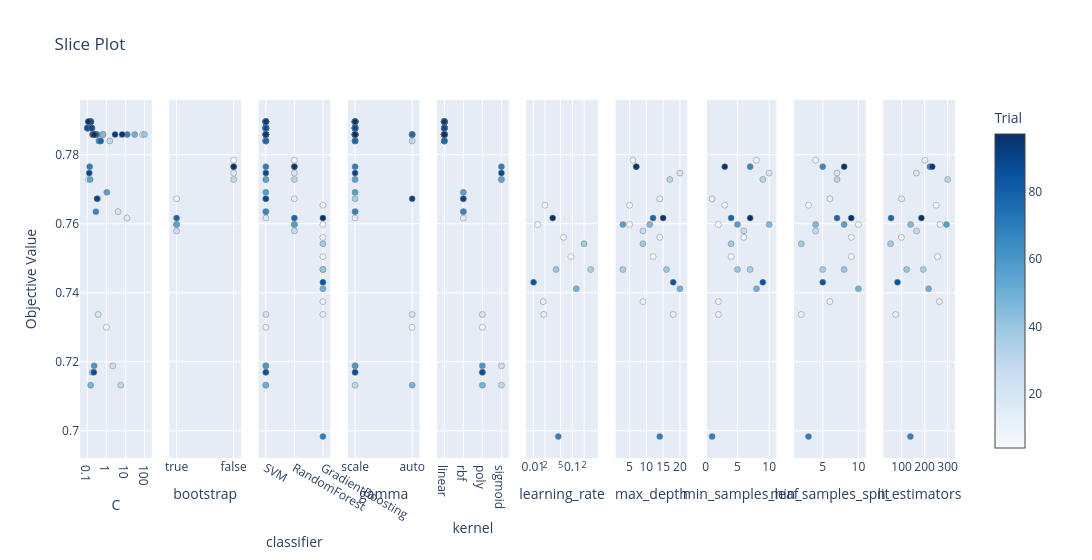

Notebook code cell kept with this figure:
### Code cell
# 3. Slice Plot
plot_slice(study).show()

### Figure 1 — Plotly figure (JSON) as saved in the notebook; plotly's stock layout.template omitted (floating-point values rounded to 4 significant figures)
{"data": [{"marker": {"color": [4, 7, 10, 11, 12, 13, 14, 15, 16, 18, 19, 20, 21, 22, 23, 24, 26, 27, 28, 30, 31, 32, 33, 35, 36, 38, 40, 41, 42, 43, 44, 46, 47, 49, 50, 51, 52, 53, 54, 55, 57, 58, 59, 60, 61, 62, 63, 64, 65, 67, 68, 70, 71, 72, 73, 74, 75, 76, 77, 78, 80, 81, 82, 83, 84, 86, 87, 88, 89, 90, 91, 92, 93, 94, 95, 96, 97], "colorbar": {"title": {"text": "Trial"}, "x": 1, "xpad": 40}, "colorscale": [[0, "rgb(247,251,255)"], [0.125, "rgb(222,235,247)"], [0.25, "rgb(198,219,239)"], [0.375, "rgb(158,202,225)"], [0.5, "rgb(107,174,214)"], [0.625, "rgb(66,146,198)"], [0.75, "rgb(33,113,181)"], [0.875, "rgb(8,81,156)"], [1, "rgb(8,48,107)"]], "line": {"color": "Grey", "width": 0.5}, "showscale": true}, "mode": "markers", "name": "Feasible Trial", "showlegend": false, "type": "scatter", "x": [0.6427, 1.002, 0.173, 0.1175, 0.1266, 80.04, 0.1136, 11.87, 0.1175, 0.6616, 4.11, 0.3712, 0.1071, 0.2623, 0.1034, 2.162, 0.2555, 0.457, 1.502, 5.64, 0.1881, 0.2143, 0.1728, 0.1075, 0.36, 0.1792, 98.49, 0.118, 0.1581, 0.2897, 0.1477, 0.6541, 0.4829, 0.1499, 30.5, 0.1496, 0.1017, 0.1521, 0.2408, 0.1418, 1.056, 0.3328, 0.1311, 0.2291, 0.1457, 0.1917, 0.1022, 0.1458, 0.4056, 0.2818, 12.4, 0.1335, 0.1278, 0.199, 0.1252, 0.2004, 0.1044, 0.2517, 0.1667, 0.5046, 0.1266, 0.1525, 0.1314, 0.1754, 0.2833, 0.1005, 0.2213, 0.1665, 0.1269, 0.3234, 0.1471, 0.1493, 2.853, 0.2004, 0.1127, 6.705, 0.2287], "xaxis": "x", "y": [0.7858, 0.73, 0.7877, 0.7896, 0.7896, 0.7858, 0.7728, 0.7616, 0.7896, 0.7858, 0.7635, 0.7337, 0.7877, 0.7858, 0.7877, 0.7188, 0.7858, 0.784, 0.784, 0.7132, 0.7858, 0.7858, 0.7877, 0.7877, 0.7672, 0.7169, 0.7858, 0.7896, 0.7877, 0.7858, 0.7896, 0.7858, 0.784, 0.7132, 0.7858, 0.7896, 0.7877, 0.7896, 0.7858, 0.7728, 0.7691, 0.7858, 0.7896, 0.7188, 0.7896, 0.7858, 0.7877, 0.7896, 0.784, 0.7635, 0.7858, 0.7765, 0.7896, 0.7858, 0.7896, 0.7858, 0.7877, 0.7858, 0.7877, 0.784, 0.7896, 0.7896, 0.7896, 0.7877, 0.7858, 0.7877, 0.7169, 0.7877, 0.7747, 0.7672, 0.7896, 0.7896, 0.7858, 0.7858, 0.7896, 0.7858, 0.7858], "yaxis": "y"}, {"marker": {"color": [5, 9, 17, 25, 29, 45, 56, 66, 79, 98], "colorbar": {"title": {"text": "Trial"}, "x": 1, "xpad": 40}, "colorscale": [[0, "rgb(247,251,255)"], [0.125, "rgb(222,235,247)"], [0.25, "rgb(198,219,239)"], [0.375, "rgb(158,202,225)"], [0.5, "rgb(107,174,214)"], [0.625, "rgb(66,146,198)"], [0.75, "rgb(33,113,181)"], [0.875, "rgb(8,81,156)"], [1, "rgb(8,48,107)"]], "line": {"color": "Grey", "width": 0.5}, "showscale": false}, "mode": "markers", "name": "Feasible Trial", "showlegend": false, "type": "scatter", "x": [false, true, false, true, false, true, true, false, true, false], "xaxis": "x2", "y": [0.7784, 0.7672, 0.7747, 0.7579, 0.7728, 0.7598, 0.7598, 0.7765, 0.7616, 0.7765], "yaxis": "y2"}, {"marker": {"color": [0, 1, 2, 3, 4, 5, 6, 7, 8, 9, 10, 11, 12, 13, 14, 15, 16, 17, 18, 19, 20, 21, 22, 23, 24, 25, 26, 27, 28, 29, 30, 31, 32, 33, 34, 35, 36, 37, 38, 39, 40, 41, 42, 43, 44, 45, 46, 47, 48, 49, 50, 51, 52, 53, 54, 55, 56, 57, 58, 59, 60, 61, 62, 63, 64, 65, 66, 67, 68, 69, 70, 71, 72, 73, 74, 75, 76, 77, 78, 79, 80, 81, 82, 83, 84, 85, 86, 87, 88, 89, 90, 91, 92, 93, 94, 95, 96, 97, 98, 99], "colorbar": {"title": {"text": "Trial"}, "x": 1, "xpad": 40}, "colorscale": [[0, "rgb(247,251,255)"], [0.125, "rgb(222,235,247)"], [0.25, "rgb(198,219,239)"], [0.375, "rgb(158,202,225)"], [0.5, "rgb(107,174,214)"], [0.625, "rgb(66,146,198)"], [0.75, "rgb(33,113,181)"], [0.875, "rgb(8,81,156)"], [1, "rgb(8,48,107)"]], "line": {"color": "Grey", "width": 0.5}, "showscale": false}, "mode": "markers", "name": "Feasible Trial", "showlegend": false, "type": "scatter", "x": ["GradientBoosting", "GradientBoosting", "GradientBoosting", "GradientBoosting", "SVM", "RandomForest", "GradientBoosting", "SVM", "GradientBoosting", "RandomForest", "SVM", "SVM", "SVM", "SVM", "SVM", "SVM", "SVM", "RandomForest", "SVM", "SVM", "SVM", "SVM", "SVM", "SVM", "SVM", "RandomForest", "SVM", "SVM", "SVM", "RandomForest", "SVM", "SVM", "SVM", "SVM", "GradientBoosting", "SVM", "SVM", "GradientBoosting", "SVM", "GradientBoosting", "SVM", "SVM", "SVM", "SVM", "SVM", "RandomForest", "SVM", "SVM", "GradientBoosting", "SVM", "SVM", "SVM", "SVM", "SVM", "SVM", "SVM", "RandomForest", "SVM", "SVM", "SVM", "SVM", "SVM", "SVM", "SVM", "SVM", "SVM", "RandomForest", "SVM", "SVM", "GradientBoosting", "SVM", "SVM", "SVM", "SVM", "SVM", "SVM", "SVM", "SVM", "SVM", "RandomForest", "SVM", "SVM", "SVM", "SVM", "SVM", "GradientBoosting", "SVM", "SVM", "SVM", "SVM", "SVM", "SVM", "SVM", "SVM", "SVM", "SVM", "SVM", "SVM", "RandomForest", "GradientBoosting"], "xaxis": "x3", "y": [0.7598, 0.7505, 0.7654, 0.7561, 0.7858, 0.7784, 0.7374, 0.73, 0.7337, 0.7672, 0.7877, 0.7896, 0.7896, 0.7858, 0.7728, 0.7616, 0.7896, 0.7747, 0.7858, 0.7635, 0.7337, 0.7877, 0.7858, 0.7877, 0.7188, 0.7579, 0.7858, 0.784, 0.784, 0.7728, 0.7132, 0.7858, 0.7858, 0.7877, 0.7467, 0.7877, 0.7672, 0.7542, 0.7169, 0.7467, 0.7858, 0.7896, 0.7877, 0.7858, 0.7896, 0.7598, 0.7858, 0.784, 0.7412, 0.7132, 0.7858, 0.7896, 0.7877, 0.7896, 0.7858, 0.7728, 0.7598, 0.7691, 0.7858, 0.7896, 0.7188, 0.7896, 0.7858, 0.7877, 0.7896, 0.784, 0.7765, 0.7635, 0.7858, 0.6983, 0.7765, 0.7896, 0.7858, 0.7896, 0.7858, 0.7877, 0.7858, 0.7877, 0.784, 0.7616, 0.7896, 0.7896, 0.7896, 0.7877, 0.7858, 0.743, 0.7877, 0.7169, 0.7877, 0.7747, 0.7672, 0.7896, 0.7896, 0.7858, 0.7858, 0.7896, 0.7858, 0.7858, 0.7765, 0.7616], "yaxis": "y3"}, {"marker": {"color": [4, 7, 10, 11, 12, 13, 14, 15, 16, 18, 19, 20, 21, 22, 23, 24, 26, 27, 28, 30, 31, 32, 33, 35, 36, 38, 40, 41, 42, 43, 44, 46, 47, 49, 50, 51, 52, 53, 54, 55, 57, 58, 59, 60, 61, 62, 63, 64, 65, 67, 68, 70, 71, 72, 73, 74, 75, 76, 77, 78, 80, 81, 82, 83, 84, 86, 87, 88, 89, 90, 91, 92, 93, 94, 95, 96, 97], "colorbar": {"title": {"text": "Trial"}, "x": 1, "xpad": 40}, "colorscale": [[0, "rgb(247,251,255)"], [0.125, "rgb(222,235,247)"], [0.25, "rgb(198,219,239)"], [0.375, "rgb(158,202,225)"], [0.5, "rgb(107,174,214)"], [0.625, "rgb(66,146,198)"], [0.75, "rgb(33,113,181)"], [0.875, "rgb(8,81,156)"], [1, "rgb(8,48,107)"]], "line": {"color": "Grey", "width": 0.5}, "showscale": false}, "mode": "markers", "name": "Feasible Trial", "showlegend": false, "type": "scatter", "x": ["auto", "auto", "scale", "scale", "scale", "scale", "scale", "scale", "scale", "scale", "scale", "auto", "scale", "scale", "scale", "scale", "scale", "scale", "auto", "scale", "scale", "scale", "scale", "scale", "scale", "scale", "scale", "scale", "scale", "scale", "scale", "auto", "scale", "auto", "scale", "scale", "scale", "scale", "scale", "scale", "scale", "auto", "scale", "scale", "scale", "scale", "scale", "scale", "scale", "scale", "scale", "scale", "scale", "scale", "scale", "scale", "scale", "auto", "scale", "scale", "scale", "scale", "scale", "scale", "scale", "scale", "scale", "scale", "scale", "auto", "scale", "scale", "scale", "scale", "scale", "scale", "scale"], "xaxis": "x4", "y": [0.7858, 0.73, 0.7877, 0.7896, 0.7896, 0.7858, 0.7728, 0.7616, 0.7896, 0.7858, 0.7635, 0.7337, 0.7877, 0.7858, 0.7877, 0.7188, 0.7858, 0.784, 0.784, 0.7132, 0.7858, 0.7858, 0.7877, 0.7877, 0.7672, 0.7169, 0.7858, 0.7896, 0.7877, 0.7858, 0.7896, 0.7858, 0.784, 0.7132, 0.7858, 0.7896, 0.7877, 0.7896, 0.7858, 0.7728, 0.7691, 0.7858, 0.7896, 0.7188, 0.7896, 0.7858, 0.7877, 0.7896, 0.784, 0.7635, 0.7858, 0.7765, 0.7896, 0.7858, 0.7896, 0.7858, 0.7877, 0.7858, 0.7877, 0.784, 0.7896, 0.7896, 0.7896, 0.7877, 0.7858, 0.7877, 0.7169, 0.7877, 0.7747, 0.7672, 0.7896, 0.7896, 0.7858, 0.7858, 0.7896, 0.7858, 0.7858], "yaxis": "y4"}, {"marker": {"color": [4, 7, 10, 11, 12, 13, 14, 15, 16, 18, 19, 20, 21, 22, 23, 24, 26, 27, 28, 30, 31, 32, 33, 35, 36, 38, 40, 41, 42, 43, 44, 46, 47, 49, 50, 51, 52, 53, 54, 55, 57, 58, 59, 60, 61, 62, 63, 64, 65, 67, 68, 70, 71, 72, 73, 74, 75, 76, 77, 78, 80, 81, 82, 83, 84, 86, 87, 88, 89, 90, 91, 92, 93, 94, 95, 96, 97], "colorbar": {"title": {"text": "Trial"}, "x": 1, "xpad": 40}, "colorscale": [[0, "rgb(247,251,255)"], [0.125, "rgb(222,235,247)"], [0.25, "rgb(198,219,239)"], [0.375, "rgb(158,202,225)"], [0.5, "rgb(107,174,214)"], [0.625, "rgb(66,146,198)"], [0.75, "rgb(33,113,181)"], [0.875, "rgb(8,81,156)"], [1, "rgb(8,48,107)"]], "line": {"color": "Grey", "width": 0.5}, "showscale": false}, "mode": "markers", "name": "Feasible Trial", "showlegend": false, "type": "scatter", "x": ["linear", "poly", "linear", "linear", "linear", "linear", "sigmoid", "rbf", "linear", "linear", "rbf", "poly", "linear", "linear", "linear", "sigmoid", "linear", "linear", "linear", "sigmoid", "linear", "linear", "linear", "linear", "rbf", "poly", "linear", "linear", "linear", "linear", "linear", "linear", "linear", "poly", "linear", "linear", "linear", "linear", "linear", "sigmoid", "rbf", "linear", "linear", "poly", "linear", "linear", "linear", "linear", "linear", "rbf", "linear", "sigmoid", "linear", "linear", "linear", "linear", "linear", "linear", "linear", "linear", "linear", "linear", "linear", "linear", "linear", "linear", "poly", "linear", "sigmoid", "rbf", "linear", "linear", "linear", "linear", "linear", "linear", "linear"], "xaxis": "x5", "y": [0.7858, 0.73, 0.7877, 0.7896, 0.7896, 0.7858, 0.7728, 0.7616, 0.7896, 0.7858, 0.7635, 0.7337, 0.7877, 0.7858, 0.7877, 0.7188, 0.7858, 0.784, 0.784, 0.7132, 0.7858, 0.7858, 0.7877, 0.7877, 0.7672, 0.7169, 0.7858, 0.7896, 0.7877, 0.7858, 0.7896, 0.7858, 0.784, 0.7132, 0.7858, 0.7896, 0.7877, 0.7896, 0.7858, 0.7728, 0.7691, 0.7858, 0.7896, 0.7188, 0.7896, 0.7858, 0.7877, 0.7896, 0.784, 0.7635, 0.7858, 0.7765, 0.7896, 0.7858, 0.7896, 0.7858, 0.7877, 0.7858, 0.7877, 0.784, 0.7896, 0.7896, 0.7896, 0.7877, 0.7858, 0.7877, 0.7169, 0.7877, 0.7747, 0.7672, 0.7896, 0.7896, 0.7858, 0.7858, 0.7896, 0.7858, 0.7858], "yaxis": "y5"}, {"marker": {"color": [0, 1, 2, 3, 6, 8, 34, 37, 39, 48, 69, 85, 99], "colorbar": {"title": {"text": "Trial"}, "x": 1, "xpad": 40}, "colorscale": [[0, "rgb(247,251,255)"], [0.125, "rgb(222,235,247)"], [0.25, "rgb(198,219,239)"], [0.375, "rgb(158,202,225)"], [0.5, "rgb(107,174,214)"], [0.625, "rgb(66,146,198)"], [0.75, "rgb(33,113,181)"], [0.875, "rgb(8,81,156)"], [1, "rgb(8,48,107)"]], "line": {"color": "Grey", "width": 0.5}, "showscale": false}, "mode": "markers", "name": "Feasible Trial", "showlegend": false, "type": "scatter", "x": [0.01297, 0.09158, 0.01974, 0.05971, 0.018, 0.01854, 0.2947, 0.1993, 0.03819, 0.126, 0.04361, 0.01015, 0.03136], "xaxis": "x6", "y": [0.7598, 0.7505, 0.7654, 0.7561, 0.7374, 0.7337, 0.7467, 0.7542, 0.7467, 0.7412, 0.6983, 0.743, 0.7616], "yaxis": "y6"}, {"marker": {"color": [0, 1, 2, 3, 5, 6, 8, 9, 17, 25, 29, 34, 37, 39, 45, 48, 56, 66, 69, 79, 85, 98, 99], "colorbar": {"title": {"text": "Trial"}, "x": 1, "xpad": 40}, "colorscale": [[0, "rgb(247,251,255)"], [0.125, "rgb(222,235,247)"], [0.25, "rgb(198,219,239)"], [0.375, "rgb(158,202,225)"], [0.5, "rgb(107,174,214)"], [0.625, "rgb(66,146,198)"], [0.75, "rgb(33,113,181)"], [0.875, "rgb(8,81,156)"], [1, "rgb(8,48,107)"]], "line": {"color": "Grey", "width": 0.5}, "showscale": false}, "mode": "markers", "name": "Feasible Trial", "showlegend": false, "type": "scatter", "x": [5, 12, 5, 14, 6, 9, 18, 14, 20, 9, 17, 3, 9, 16, 11, 20, 3, 7, 14, 12, 18, 7, 15], "xaxis": "x7", "y": [0.7598, 0.7505, 0.7654, 0.7561, 0.7784, 0.7374, 0.7337, 0.7672, 0.7747, 0.7579, 0.7728, 0.7467, 0.7542, 0.7467, 0.7598, 0.7412, 0.7598, 0.7765, 0.6983, 0.7616, 0.743, 0.7765, 0.7616], "yaxis": "y7"}, {"marker": {"color": [0, 1, 2, 3, 5, 6, 8, 9, 17, 25, 29, 34, 37, 39, 45, 48, 56, 66, 69, 79, 85, 98, 99], "colorbar": {"title": {"text": "Trial"}, "x": 1, "xpad": 40}, "colorscale": [[0, "rgb(247,251,255)"], [0.125, "rgb(222,235,247)"], [0.25, "rgb(198,219,239)"], [0.375, "rgb(158,202,225)"], [0.5, "rgb(107,174,214)"], [0.625, "rgb(66,146,198)"], [0.75, "rgb(33,113,181)"], [0.875, "rgb(8,81,156)"], [1, "rgb(8,48,107)"]], "line": {"color": "Grey", "width": 0.5}, "showscale": false}, "mode": "markers", "name": "Feasible Trial", "showlegend": false, "type": "scatter", "x": [2, 4, 3, 6, 8, 2, 2, 1, 10, 6, 9, 7, 4, 5, 10, 8, 5, 7, 1, 4, 9, 3, 7], "xaxis": "x8", "y": [0.7598, 0.7505, 0.7654, 0.7561, 0.7784, 0.7374, 0.7337, 0.7672, 0.7747, 0.7579, 0.7728, 0.7467, 0.7542, 0.7467, 0.7598, 0.7412, 0.7598, 0.7765, 0.6983, 0.7616, 0.743, 0.7765, 0.7616], "yaxis": "y8"}, {"marker": {"color": [0, 1, 2, 3, 5, 6, 8, 9, 17, 25, 29, 34, 37, 39, 45, 48, 56, 66, 69, 79, 85, 98, 99], "colorbar": {"title": {"text": "Trial"}, "x": 1, "xpad": 40}, "colorscale": [[0, "rgb(247,251,255)"], [0.125, "rgb(222,235,247)"], [0.25, "rgb(198,219,239)"], [0.375, "rgb(158,202,225)"], [0.5, "rgb(107,174,214)"], [0.625, "rgb(66,146,198)"], [0.75, "rgb(33,113,181)"], [0.875, "rgb(8,81,156)"], [1, "rgb(8,48,107)"]], "line": {"color": "Grey", "width": 0.5}, "showscale": false}, "mode": "markers", "name": "Feasible Trial", "showlegend": false, "type": "scatter", "x": [10, 9, 3, 9, 4, 6, 2, 6, 7, 4, 7, 5, 2, 8, 4, 10, 8, 5, 3, 7, 5, 8, 9], "xaxis": "x9", "y": [0.7598, 0.7505, 0.7654, 0.7561, 0.7784, 0.7374, 0.7337, 0.7672, 0.7747, 0.7579, 0.7728, 0.7467, 0.7542, 0.7467, 0.7598, 0.7412, 0.7598, 0.7765, 0.6983, 0.7616, 0.743, 0.7765, 0.7616], "yaxis": "y9"}, {"marker": {"color": [0, 1, 2, 3, 5, 6, 8, 9, 17, 25, 29, 34, 37, 39, 45, 48, 56, 66, 69, 79, 85, 98, 99], "colorbar": {"title": {"text": "Trial"}, "x": 1, "xpad": 40}, "colorscale": [[0, "rgb(247,251,255)"], [0.125, "rgb(222,235,247)"], [0.25, "rgb(198,219,239)"], [0.375, "rgb(158,202,225)"], [0.5, "rgb(107,174,214)"], [0.625, "rgb(66,146,198)"], [0.75, "rgb(33,113,181)"], [0.875, "rgb(8,81,156)"], [1, "rgb(8,48,107)"]], "line": {"color": "Grey", "width": 0.5}, "showscale": false}, "mode": "markers", "name": "Feasible Trial", "showlegend": false, "type": "scatter", "x": [267, 256, 250, 99, 201, 264, 74, 100, 164, 165, 300, 194, 52, 122, 139, 217, 295, 223, 138, 54, 82, 233, 186], "xaxis": "x10", "y": [0.7598, 0.7505, 0.7654, 0.7561, 0.7784, 0.7374, 0.7337, 0.7672, 0.7747, 0.7579, 0.7728, 0.7467, 0.7542, 0.7467, 0.7598, 0.7412, 0.7598, 0.7765, 0.6983, 0.7616, 0.743, 0.7765, 0.7616], "yaxis": "y10"}], "layout": {"title": {"text": "Slice Plot"}, "width": 3000, "xaxis": {"anchor": "y", "domain": [0, 0.082], "title": {"text": "C"}, "type": "log"}, "xaxis10": {"anchor": "y10", "domain": [0.918, 1.0], "title": {"text": "n_estimators"}}, "xaxis2": {"anchor": "y2", "categoryarray": [true, false], "categoryorder": "array", "domain": [0.102, 0.184], "title": {"text": "bootstrap"}, "type": "category"}, "xaxis3": {"anchor": "y3", "categoryarray": ["SVM", "RandomForest", "GradientBoosting"], "categoryorder": "array", "domain": [0.204, 0.286], "title": {"text": "classifier"}, "type": "category"}, "xaxis4": {"anchor": "y4", "categoryarray": ["scale", "auto"], "categoryorder": "array", "domain": [0.306, 0.388], "title": {"text": "gamma"}, "type": "category"}, "xaxis5": {"anchor": "y5", "categoryarray": ["linear", "rbf", "poly", "sigmoid"], "categoryorder": "array", "domain": [0.408, 0.49], "title": {"text": "kernel"}, "type": "category"}, "xaxis6": {"anchor": "y6", "domain": [0.51, 0.592], "title": {"text": "learning_rate"}, "type": "log"}, "xaxis7": {"anchor": "y7", "domain": [0.612, 0.694], "title": {"text": "max_depth"}}, "xaxis8": {"anchor": "y8", "domain": [0.714, 0.796], "title": {"text": "min_samples_leaf"}}, "xaxis9": {"anchor": "y9", "domain": [0.816, 0.898], "title": {"text": "min_samples_split"}}, "yaxis": {"anchor": "x", "domain": [0, 1], "title": {"text": "Objective Value"}}, "yaxis10": {"anchor": "x10", "domain": [0, 1], "matches": "y", "showticklabels": false}, "yaxis2": {"anchor": "x2", "domain": [0, 1], "matches": "y", "showticklabels": false}, "yaxis3": {"anchor": "x3", "domain": [0, 1], "matches": "y", "showticklabels": false}, "yaxis4": {"anchor": "x4", "domain": [0, 1], "matches": "y", "showticklabels": false}, "yaxis5": {"anchor": "x5", "domain": [0, 1], "matches": "y", "showticklabels": false}, "yaxis6": {"anchor": "x6", "domain": [0, 1], "matches": "y", "showticklabels": false}, "yaxis7": {"anchor": "x7", "domain": [0, 1], "matches": "y", "showticklabels": false}, "yaxis8": {"anchor": "x8", "domain": [0, 1], "matches": "y", "showticklabels": false}, "yaxis9": {"anchor": "x9", "domain": [0, 1], "matches": "y", "showticklabels": false}}}
